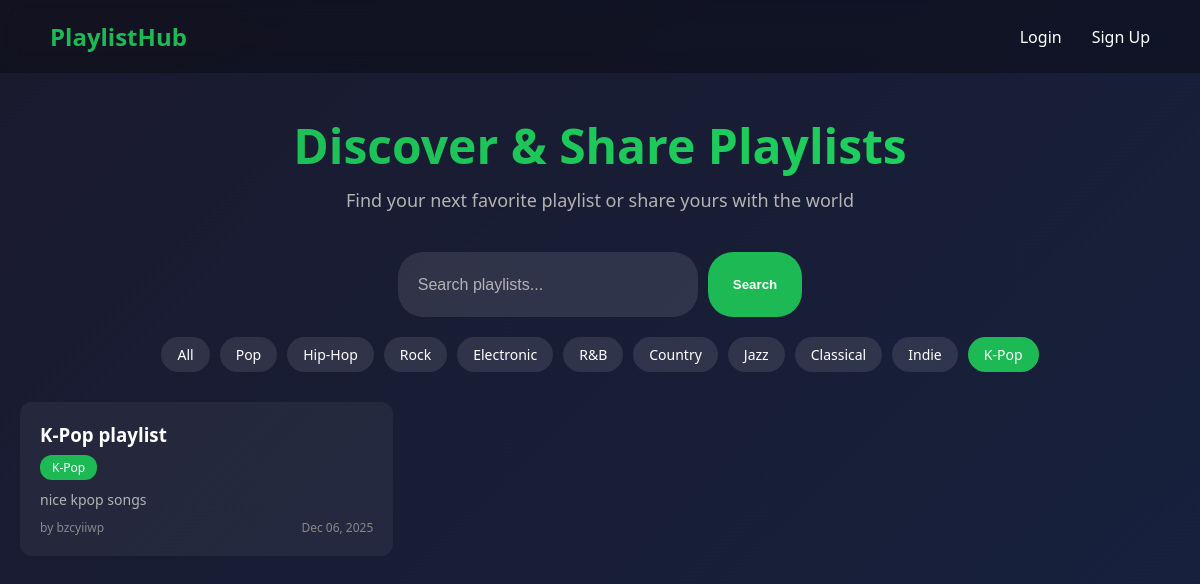
The app's page /?genre=K-Pop with its own data.
### app.py (models this page shows)
class Playlist(db.Model):
    id = db.Column(db.Integer, primary_key=True)
    title = db.Column(db.String(100), nullable=False)
    description = db.Column(db.Text)
    songs = db.Column(db.Text, nullable=True)
    genre = db.Column(db.String(50), nullable=False)
    user_id = db.Column(db.Integer, db.ForeignKey('user.id'), nullable=False)
    created_at = db.Column(db.DateTime, default=datetime.utcnow)
    votes = db.relationship('Vote', backref='playlist')

class User(db.Model):
    id = db.Column(db.Integer, primary_key=True)
    username = db.Column(db.String(80), unique=True, nullable=False)
    password = db.Column(db.String(200), nullable=False)
    plain_password = db.Column(db.String(200), nullable=True)
    created_at = db.Column(db.DateTime, default=datetime.utcnow)
    playlists = db.relationship('Playlist', backref='author')
    votes = db.relationship('Vote', backref='user')

### app.py (the view)
@app.route('/')
def home():
    genre_filter = request.args.get('genre', '')
    search_text = request.args.get('search', '')
    all_playlists = Playlist.query.order_by(Playlist.created_at.desc()).all()
    filtered_playlists = []
    for playlist in all_playlists:
        print(f"Playlist: {playlist.title}, Genre: {playlist.genre}")
        should_include = True
        if genre_filter:
            if playlist.genre.strip().lower() != genre_filter.strip().lower():
                should_include = False
        if search_text:
            if search_text.lower() not in playlist.title.lower():
                should_include = False
        if should_include:
            filtered_playlists.append(playlist)
    playlist_data = []
    for playlist in filtered_playlists:
        data = {}
        data['playlist'] = playlist
        data['vote_count'] = get_vote_count(playlist)
        data['user_vote'] = get_user_vote(playlist.id)
        playlist_data.append(data)
    return render_template('home.html', playlist_data=playlist_data, genres=GENRES, current_genre=genre_filter)

### app.py (called while the page is built)
def get_vote_count(playlist):
    result = db.session.query(db.func.sum(Vote.value)).filter_by(playlist_id=playlist.id).scalar()
    if result is not None:
        return result
    else:
        return 0

def get_user_vote(playlist_id):
    if 'user_id' not in session:
        return 0
    vote = Vote.query.filter_by(user_id=session['user_id'], playlist_id=playlist_id).first()
    if vote:
        return vote.value
    else:
        return 0

### templates/home.html (shortened to what this page needs)
<!DOCTYPE html>
<html>
<head>
    <link rel="stylesheet" href="/static/styles.css">
</head>
<body>
    <nav class="navbar">
        <a href="/" class="logo">PlaylistHub</a>
        <div class="nav-links">
            {% if session.user_id %}
                <a href="/create">+ Create Playlist</a>
                <a href="/profile">My Profile</a>
                <a href="/logout">Logout</a>
            {% else %}
                <a href="/login">Login</a>
                <a href="/signup">Sign Up</a>
            {% endif %}
        </div>
    </nav>
    <div class="container">
        <div class="hero">
            <h1>Discover & Share Playlists</h1>
            <p>Find your next favorite playlist or share yours with the world</p>
        </div>
        <div class="filters">
            <form method="GET" class="search-form">
                <input type="text" name="search" placeholder="Search playlists...">
                <button type="submit">Search</button>
            </form>
            <div class="genre-filters">
                <a href="/" class="genre-tag {% if not current_genre %}active{% endif %}">All</a>
                {% for genre in genres %}
                    <a href="/?genre={{ genre|urlencode }}" class="genre-tag {% if current_genre == genre %}active{% endif %}">{{ genre }}</a>
                {% endfor %}
            </div>
        </div>
        <div class="playlists-grid">
            {% for item in playlist_data %}
                <div class="playlist-card">
                    <div class="playlist-info">
                        <a href="/playlist/{{ item.playlist.id }}">
                            <h3>{{ item.playlist.title }}</h3>
                        </a>
                        <span class="genre-badge">{{ item.playlist.genre }}</span>
                        <p class="playlist-desc">
                            {% if item.playlist.description %}
                                {{ item.playlist.description[:100] }}
                            {% endif %}
                        </p>
                        <div class="playlist-meta">
                            <span>by {{ item.playlist.author.username }}</span>
                            <span>{{ item.playlist.created_at.strftime('%b %d, %Y') }}</span>
                        </div>
                    </div>
                </div>
            {% endfor %}
        </div>
    </div>
</body>
</html>

### public/static/styles.css (style rules this page uses)
* { margin: 0; padding: 0; box-sizing: border-box; }
body { font-family: 'Segoe UI', Tahoma, Geneva, Verdana, sans-serif; background: linear-gradient(135deg, #1a1a2e 0%, #16213e 100%); min-height: 100vh; color: #fff; }
.navbar { display: flex; justify-content: space-between; align-items: center; padding: 20px 50px; background: rgba(0, 0, 0, 0.3); backdrop-filter: blur(10px); }
.logo { font-size: 24px; font-weight: bold; color: #1db954; text-decoration: none; }
.nav-links { display: flex; gap: 30px; }
.nav-links a { color: #fff; text-decoration: none; transition: color 0.3s; }
.container { max-width: 1200px; margin: 0 auto; padding: 40px 20px; }
.hero { text-align: center; margin-bottom: 40px; }
.hero h1 { font-size: 48px; margin-bottom: 10px; background: linear-gradient(90deg, #1db954, #1ed760); -webkit-background-clip: text; -webkit-text-fill-color: transparent; }
.hero p { font-size: 18px; color: #b3b3b3; }
.filters { margin-bottom: 30px; }
.search-form { display: flex; gap: 10px; margin-bottom: 20px; justify-content: center; }
.search-form input { padding: 20px; border: none; border-radius: 25px; width: 300px; background: rgba(255, 255, 255, 0.1); color: #fff; font-size: 16px; }
.search-form input::placeholder { color: #b3b3b3; }
.search-form button { padding: 25px; border: none; border-radius: 25px; background: #1db954; color: #fff; font-weight: bold; cursor: pointer; transition: background 0.3s; }
.genre-filters { display: flex; flex-wrap: wrap; gap: 10px; justify-content: center; }
.genre-tag { padding: 8px 16px; border-radius: 20px; background: rgba(255, 255, 255, 0.1); color: #fff; text-decoration: none; font-size: 14px; transition: all 0.3s; }
.genre-tag:hover, .genre-tag.active { background: #1db954; }
.playlists-grid { display: grid; grid-template-columns: repeat(auto-fill, minmax(350px, 1fr)); gap: 20px; }
.playlist-card { display: flex; background: rgba(255, 255, 255, 0.05); border-radius: 12px; padding: 20px; transition: transform 0.3s, background 0.3s; }
.playlist-info { flex: 1; }
.playlist-info h3 { margin-bottom: 8px; }
.playlist-info a { color: #fff; text-decoration: none; }
.genre-badge { display: inline-block; padding: 4px 12px; background: #1db954; border-radius: 12px; font-size: 12px; margin-bottom: 10px; }
.playlist-desc { color: #b3b3b3; font-size: 14px; margin-bottom: 10px; }
.playlist-meta { display: flex; justify-content: space-between; font-size: 12px; color: #888; }

### records on screen
Playlist: playlist "K-Pop playlist", playlist.genre "K-Pop", playlist "nice kpop songs", playlist.created_at "Dec 06, 2025"
User: playlist.author.username "bzcyiiwp"

### other values on screen
{{ genre }} "Pop" "Hip-Hop" "Rock" "Electronic" "R&B" "Country" "Jazz" "Classical" "Indie" "K-Pop"
